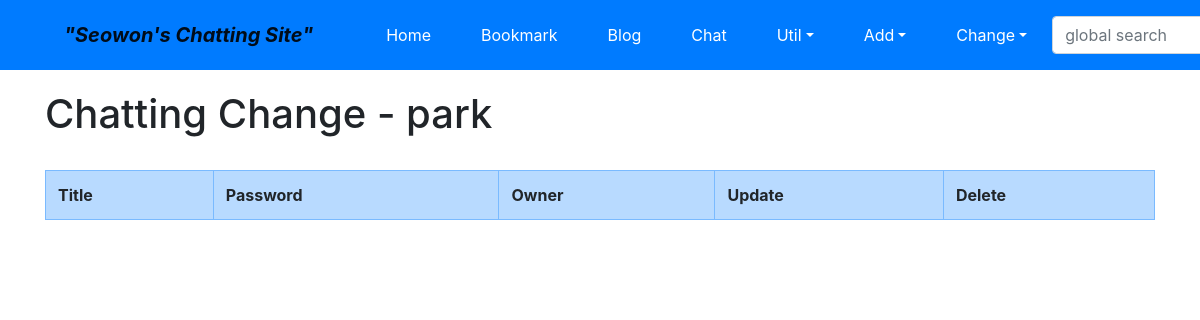
Before: /chat/change/ (signed in) with the older database file.
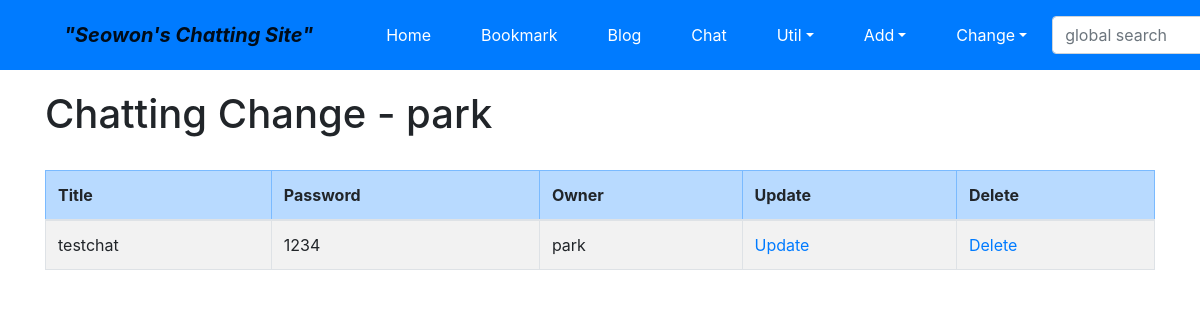
After: the same page with the newer database file.
### chat/models.py (models this page shows, shortened)
class Chatting(models.Model):
	title = models.CharField('TITLE', max_length=100, unique=True, blank=False, null=False)
	password = models.CharField('PASSWORD', max_length=15 ,unique=False, null=True)
	owner = models.ForeignKey(User, on_delete=models.CASCADE, blank=True, null=True)

### chat/views.py (the view)
# urls.py: path('change/', views.ChattingChangeLV.as_view(), name="change"),
class ChattingChangeLV(LoginRequiredMixin, ListView):
	template_name = 'chat/chatting_change_list.html'
	def get_queryset(self):
		return Chatting.objects.filter(owner=self.request.user)

### chat/templates/chat/chatting_change_list.html (shortened to what this page needs)
{% extends "base.html" %}
{% block content %}
<h1>Chatting Change - {{user}}</h1>
<br>
<table class="table table-bordered table-condensed table-striped">
	<thread>
		<tr class="table-primary">
			<th>Title</th>
			<th>Password</th>
			<th>Owner</th>
			<th>Update</th>
			<th>Delete</th>
		</tr>
	</thread>
	<tbody>
		{% for item in object_list %}
		<tr>
			<td>{{item.title}}</td>
			<td>{{item.password}}</td>
			<td>{{item.owner}}</td>
			<td><a href="{% url 'chat:update' item.id %}">Update</a></td>
			<td><a href="{% url 'chat:delete' item.id %}">Delete</a></td>
		</tr>
		{% endfor %}
	</tbody>
</table>
{% endblock %}

Changed rows visible on the page:
added Chatting: title "testchat", password "1234", owner "park"
